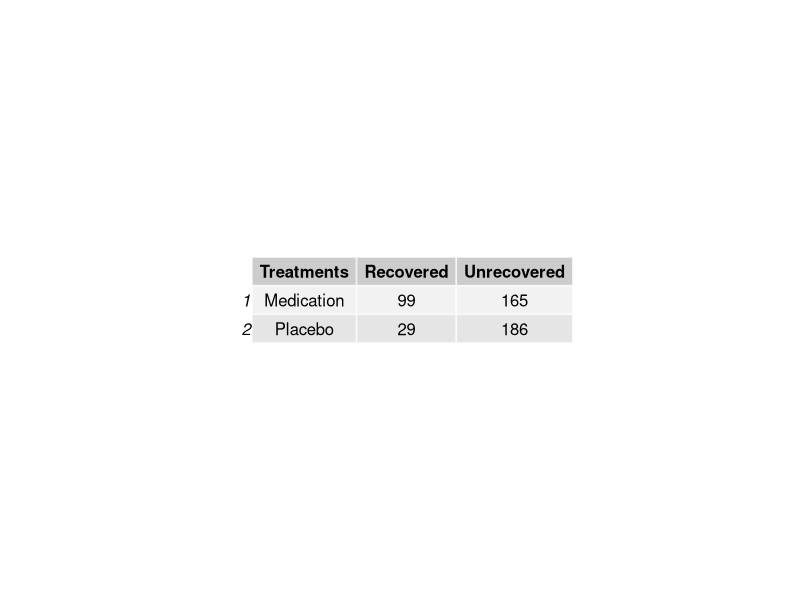
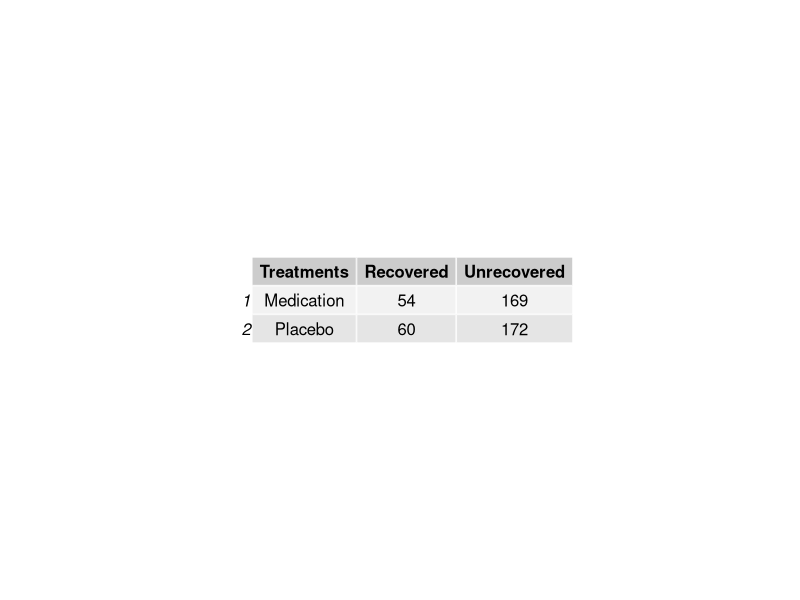
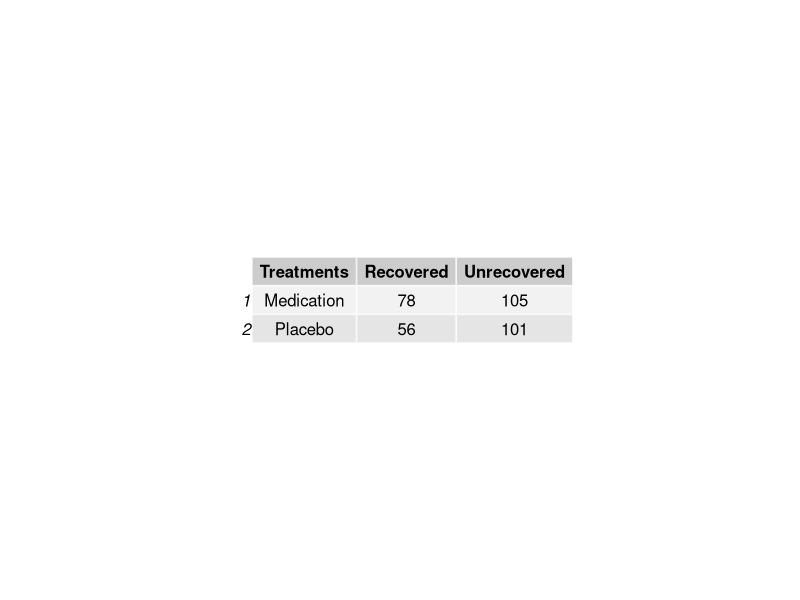
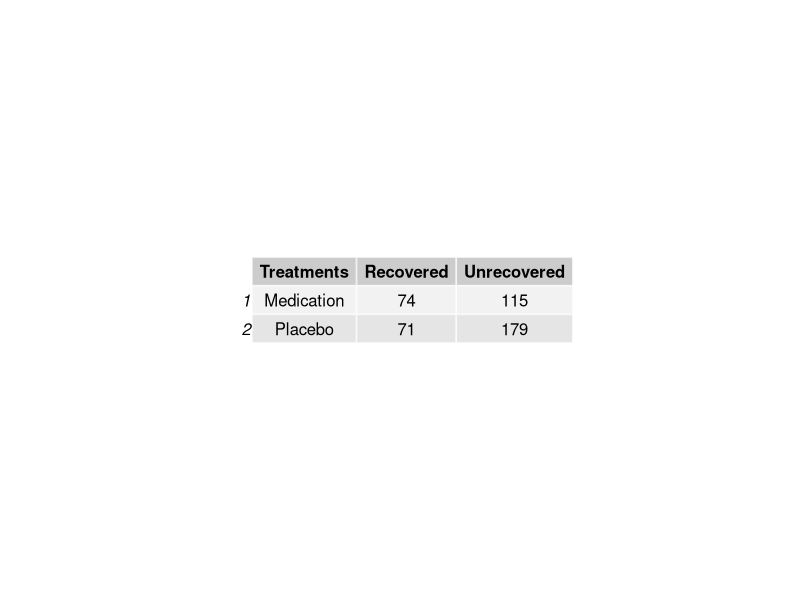
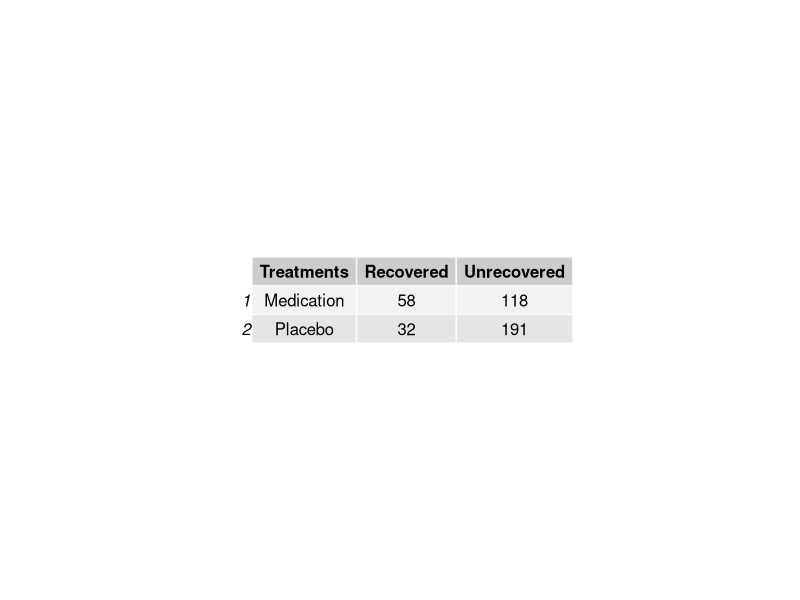
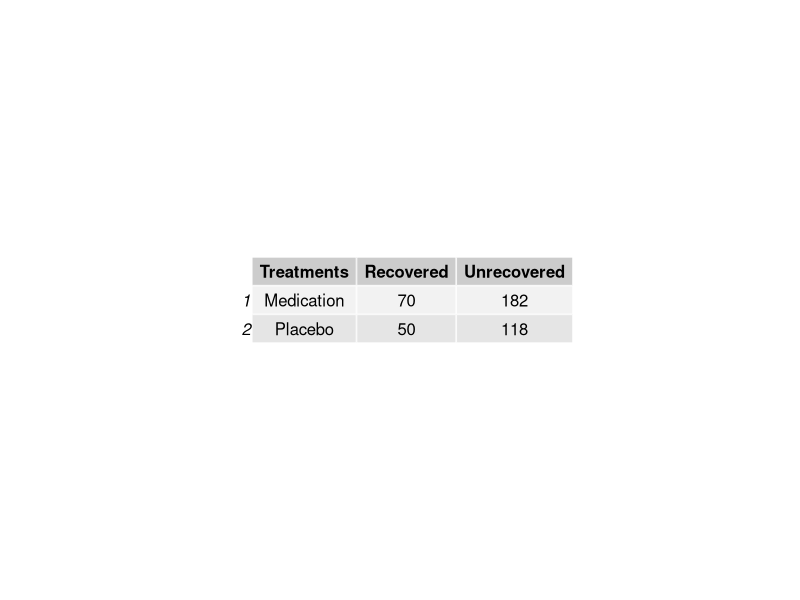
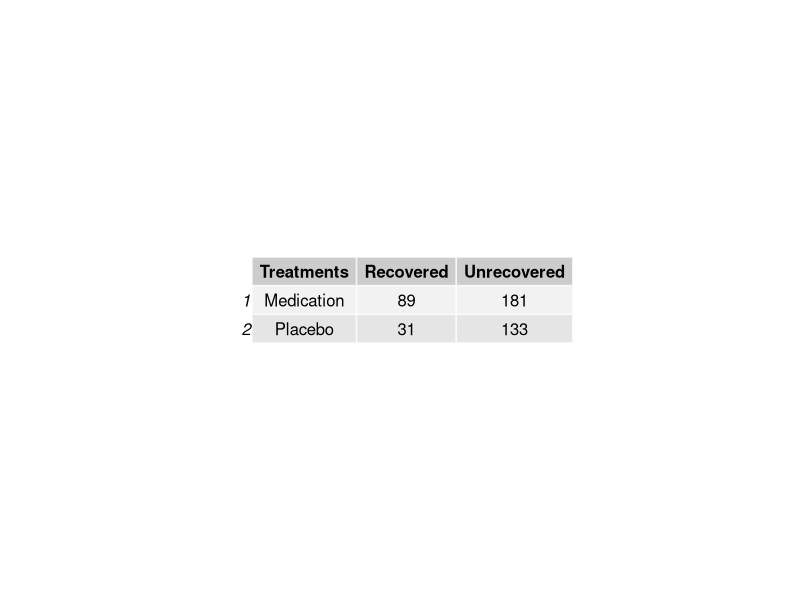
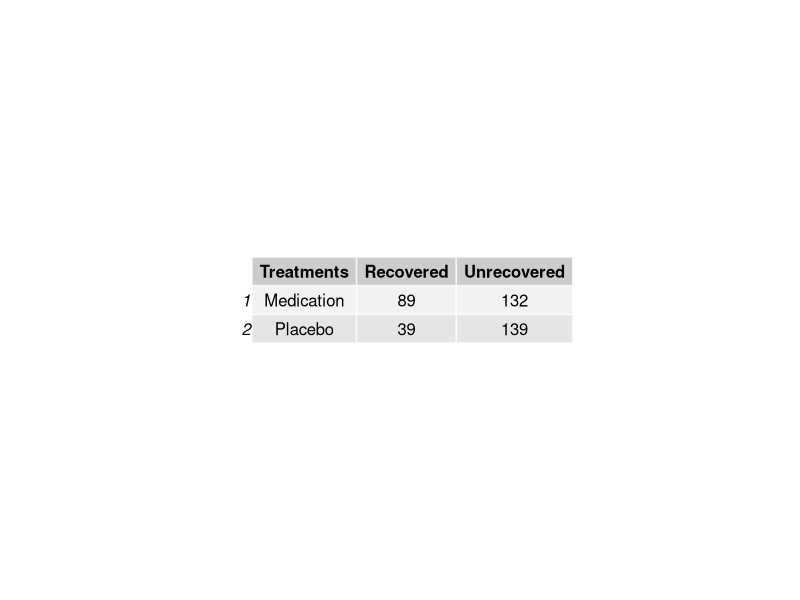

Here is the R script that generated these plots, in order: (Note: this script raises an error after producing the figures.)
##### RRPESEMC1 #####
library(gridExtra) # the pacakge needed for this particular question to create multiple grid-level plots in a page
RRPESEMC1= function(
title = "RRPESEMC1", # Question-bank title that will be easily viewable in e-learning
n = 200, # Number of questions to generate
type = "MC", # The question type, one of many possible types on e-learning
answers = 5, # Number of answers per MC question
points.per.q = 4, # Number of points the question is worth (on the test)
difficulty = 1, # An easily viewable difficulty level on e-learning
quest.txt1 = "Both a new medication and placebo were administered to two separate groups of subjects. The subjects were monitored for recovery from an illness and the results were recorded in the 2x2 contingency table above. What is the ",
quest.txt2 = " for recovery in subjects who received the medication vs. those who received the placebo?", # The above 2 question texts are static text for the full question
Treatments = c("Medication", "Placebo"), #creating a vector of the treatment characters in the question
digits = 2, # This is the number of decimal places to round off the data
loc.path = "/Users/josephyang/Desktop/School Stuff/STAT 1600/Course Development/Question Generators/Stat1600-QGen/RRPESEMC1 images/", # This is the local path used to store any randomly generated image files
e.path = "Images/", # This is the path on e-learning used to store any above-implemented image files
hint = "You can follow your a, b, c, d formula given in lectures and the coursepack.", # This is a student hint, visible to them during the exam on e-learning
feedback = "RR = (a/(a+b))/(c/(c+d)). SE = sqrt(1/a + 1/b - 1/(a+b) - 1/(c+d))" # This is student feedback, visible after the exam
)
{
param <- c("NewQuestion","ID","Title","QuestionText","Points","Difficulty", "Image",
           rep("Option", answers),"Hint","Feedback") # These are setting row names for the CSV file
questions <- data.frame() # This opens a data frame to store the randomly generated questions below
for(i in 1:n)
{
  ID <- paste(title, i, sep = "-") # The ID of the specific question within the bank, title + question number in the loop
  points <- sample(c(rep(0,answers-1),100),replace=F) # The proportion of points assigned to each possible answer, 1 if correct or 0 if incorrect
  corr.ind <- 7 + which.max(points) # This is the row index of the correct answer
  data1 <- sample(c("risk ratio", "standard error of the natural log of the risk ratio"), size = 1) #randomly generating risk ratio statistics terms for the question
  Recovered <- c(sample(50:100, size = 1), sample(25:75, size = 1))
  Unrecovered <- sample(100:200, size = 2)
  data <- data.frame(Treatments, Recovered, Unrecovered, stringsAsFactors = FALSE) # This is how we're randomly generating data frame for this question
  corr.ans <- if(data1 == "risk ratio"){round(data[1,2]/(data[1,2]+data[1,3])/(data[2,2]/(data[2,2]+data[2,3])),
                                              digits = digits)}
  else{round(sqrt(1/data[1,2] + 1/data[2,2]- 1/(data[1,2]+data[1,3]) - 1/(data[2,2]+data[2,3])),
             digits = digits)} # this is the correct answer to the question
  up.min <- corr.ans + .08 # This is the minimum value for incorrect answers above the correct answer
  down.max <- corr.ans - .08 # This is the maximum value for incorrect answers below the correct answer
  ans.txt <- sample(if(corr.ans <= .1){seq(up.min, 1, 10^-digits)}
                    else{if(corr.ans >= 1.3){seq(.01, down.max, 10^-digits)}
                      else{c(seq(10^-digits, down.max, 10^-digits),
                             seq(up.min, up.min + 2.2, 10^-digits))}},
                    size = answers) # These are randomly generated incorrect answers
  content <- c(type, ID, ID, paste(quest.txt1, data1, quest.txt2, sep = ""),
               points.per.q, difficulty, paste(e.path, paste(title, i, sep = "-"), ".jpeg", sep = ""),
               points, hint, feedback) # This is collecting a lot of the above information into a single vector
  options <- c(rep("",7), ans.txt, rep("",2)) # This is collecting the incorrect answers above, and indexing them correctly by row
  options[corr.ind] <- corr.ans # This is imputing the correct answer at the appropriate row index
  questions[(1+(9+answers)*i):((9+answers)*(i+1)),1] <- param # This is indexing and storing all the row names
  questions[(1+(9+answers)*i):((9+answers)*(i+1)),2] <- content # Indexing and storing all the content
  questions[(1+(9+answers)*i):((9+answers)*(i+1)),3] <- options # Indexing and storing the answers, both incorrect and correct
  jpeg(filename=paste(loc.path, paste(title, i, sep = "-"), ".jpeg", sep = ""),
       height = 30*nrow(data), width = 81*ncol(data))  # creating the image files in the designated place
  p <- tableGrob(data) #Creating the summary statistics for the graphical item
  grid.arrange(p) #arranging all the summary statistics for the graphical items in one location
  dev.off()
}
questions <- questions[((10+answers)):((9+answers)*(n+1)),] # Storing only what's needed for e-learning upload as a CSV file
write.table(questions, sep=",", file=paste(title, ".csv", sep = ""),
            row.names=F, col.names=F) # Writing the CSV file
}

RRPESEMC1() # creating the csv file